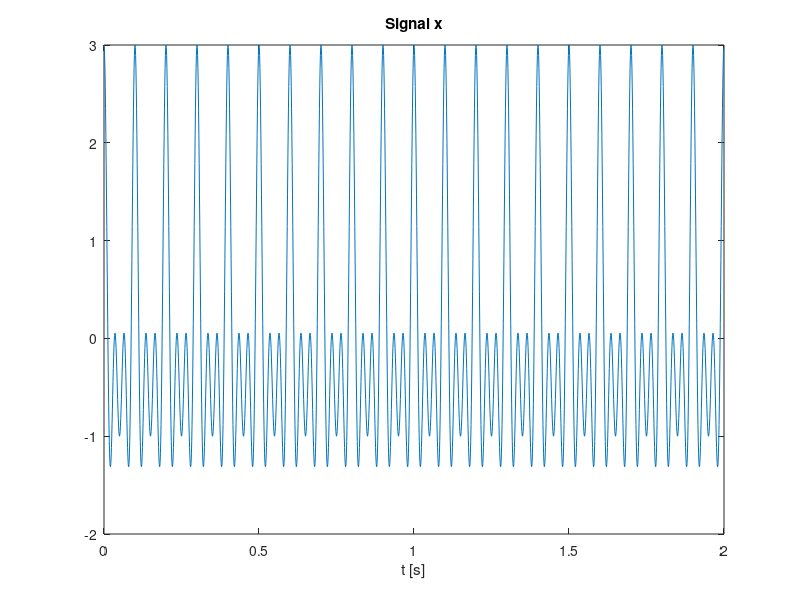

Write MATLAB code to recreate this figure. (Note: this script raises an error after producing the figure.)
% example 1
% This example shows different methods of computing
% discrete Fourier transform and comparison to
% Matlab fft function
clear all; close all;

% signal generation
frequencies = [10, 20, 30];
fs = 1000;                  % Sampling frequency;
tLen = 2;                   % Length of signal in [s]
N = tLen * fs;              % Number of samples
t = (0 : N - 1) * 1/fs;     % Time samples
x = 0;                      % Signal
for f = frequencies
    x = x + cos(2 * pi * f * t);
end
f = (0 : N - 1) * fs / N;   % frequencies in dft
f = f - fs / 2;

% plot signal
plot(t, x);
title("Signal x");
xlabel("t [s]");

% matlab
X_matlab = fft(x) / N;
X_matlab = fftshift(X_matlab);

% dft
X_dft = discreteFourierTransform(x, "dft") / N;
X_dft = spectrumShift(X_dft);
error = max(abs(X_dft) - abs(X_matlab));
disp("dft error = " + error);

% dft
X_rec = discreteFourierTransform(x, "rec") / N;
X_rec = spectrumShift(X_rec);
error = max(abs(X_rec) - abs(X_matlab));
disp("rec error = " + error);

% plot spectrum
lim = [-max(frequencies) - 2, max(frequencies) + 2];
XList = [X_dft; X_rec; X_matlab];
titles = ["dft", "rec", "matlab"];
xl = "f [Hz]";
shape = [2, 2];
figure;

for i = 1 : length(titles)
    subplot(shape(1), shape(2), i);
    plot(f, abs(XList(i, :)));
    title(titles(i));
    xlabel(xl);
    xlim(lim);
end